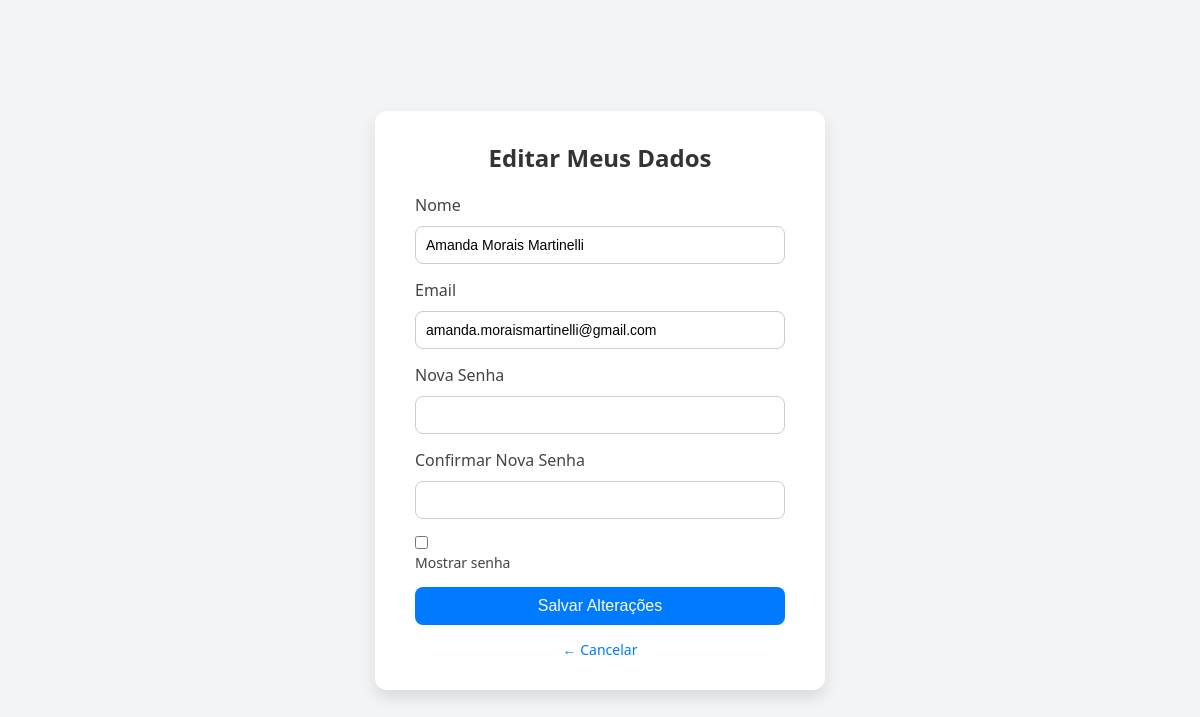
/public/editar_usuario.php (signed in), run on the app's committed database.
### tables this page shows
CREATE TABLE usuarios (
            id INTEGER PRIMARY KEY AUTOINCREMENT,
            nome TEXT NOT NULL,
            email TEXT NOT NULL UNIQUE,
            senha TEXT NOT NULL
        , tipo TEXT DEFAULT 'cliente');

### src/Models/Usuario.php (called while the page is built, shortened)
<?php
class Usuario {
    private static function conectar() {
        try {
            $pdo = new PDO('sqlite:' . __DIR__ . '/../../db.sqlite');
            $pdo->setAttribute(PDO::ATTR_ERRMODE, PDO::ERRMODE_EXCEPTION);
            return $pdo;
        } catch (PDOException $e) {
            die("Erro ao conectar com o banco: " . $e->getMessage());
        }
    }
    public static function buscarPorId($id) {
        $pdo = self::conectar();
        $stmt = $pdo->prepare("SELECT * FROM usuarios WHERE id = :id");
        $stmt->bindValue(':id', $id, PDO::PARAM_INT);
        $stmt->execute();
        return $stmt->fetch(PDO::FETCH_ASSOC);
    }
}

### public/editar_usuario.php (the view, shortened to what this page needs)
<?php
$id = $_SESSION['id_usuario'];
$usuario = Usuario::buscarPorId($id);
$tipo = $_SESSION['tipo'] ?? null;
$dashboardPath = ($tipo === 'vendedor') ? '../public/vendedor/dashboard_vendedor.php' : '../public/cliente/dashboard_cliente.php';
?>
<!DOCTYPE html>
<html lang="pt-BR">
<head>
</head>
<body>
    <div class="form-container">
        <h2>Editar Meus Dados</h2>
        <form method="POST">
            <label for="nome">Nome</label>
            <input type="text" name="nome" id="nome" value="<?= htmlspecialchars($usuario['nome']) ?>" required>
            <label for="email">Email</label>
            <input type="email" name="email" id="email" value="<?= htmlspecialchars($usuario['email']) ?>" required>
            <label for="nova_senha">Nova Senha</label>
            <input type="password" name="nova_senha" id="nova_senha">
            <label for="confirmar_senha">Confirmar Nova Senha</label>
            <input type="password" name="confirmar_senha" id="confirmar_senha">
            <div class="checkbox-container">
                <input type="checkbox" id="mostrarSenha" onclick="toggleSenha()" />
                <label for="mostrarSenha">Mostrar senha</label>
            </div>
            <button type="submit">Salvar Alterações</button>
        </form>
        <a href="<?= $dashboardPath ?>">← Cancelar</a>
    </div>
</body>
</html>

### public/editar_usuario.php (style rules this page uses)
* { box-sizing: border-box; margin: 0; padding: 0; }
body { font-family: 'Segoe UI', sans-serif; background: #f3f4f6; display: flex; align-items: center; justify-content: center; height: 100vh; }
.form-container { background: white; padding: 30px 40px; border-radius: 12px; box-shadow: 0 8px 16px rgba(0,0,0,0.1); width: 100%; max-width: 450px; text-align: center; }
h2 { margin-bottom: 20px; color: #333; }
label { display: block; text-align: left; margin-bottom: 10px; font-weight: 500; color: #444; }
input[type="text"], input[type="email"], input[type="password"] { width: 100%; padding: 10px; margin-bottom: 15px; border: 1px solid #ccc; border-radius: 8px; font-size: 14px; }
button { width: 100%; padding: 10px; background: #007bff; color: white; border: none; border-radius: 8px; font-size: 16px; cursor: pointer; transition: background 0.3s; }
.checkbox-container { text-align: left; margin-bottom: 15px; font-size: 14px; }
a { display: inline-block; margin-top: 15px; font-size: 14px; color: #007bff; text-decoration: none; }

### data on the page
usuarios: nome "Amanda Morais Martinelli", email "amanda.moraismartinelli@gmail.com"
